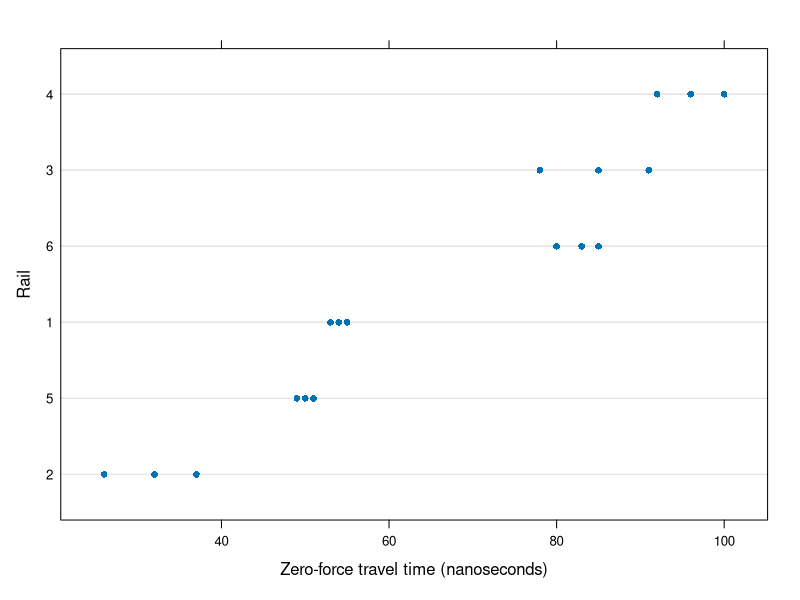
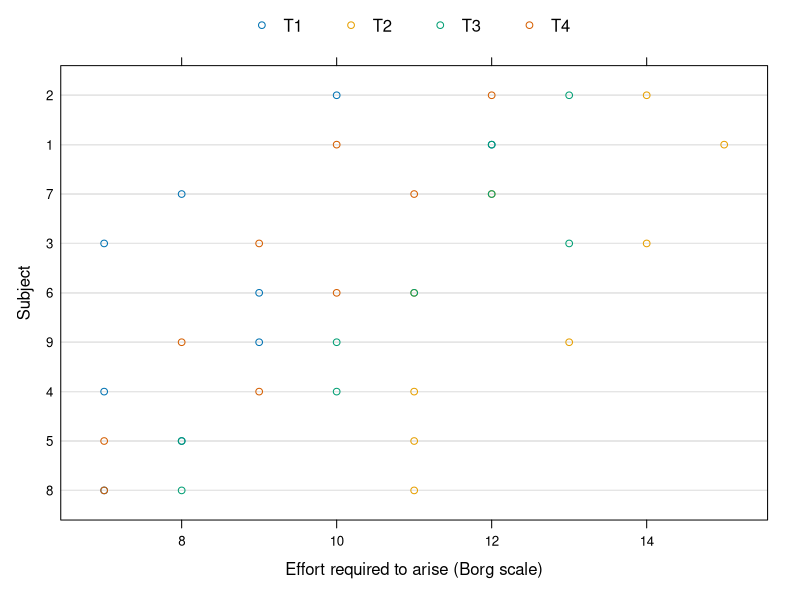
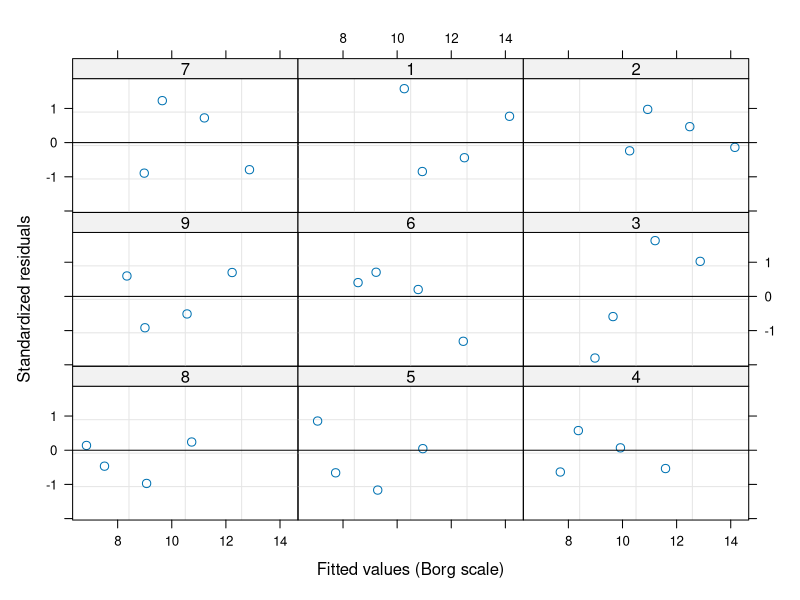
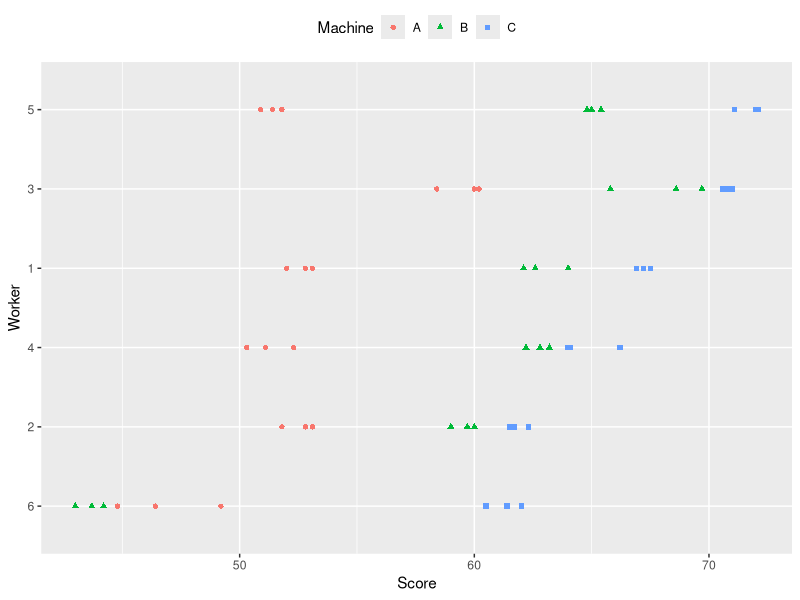
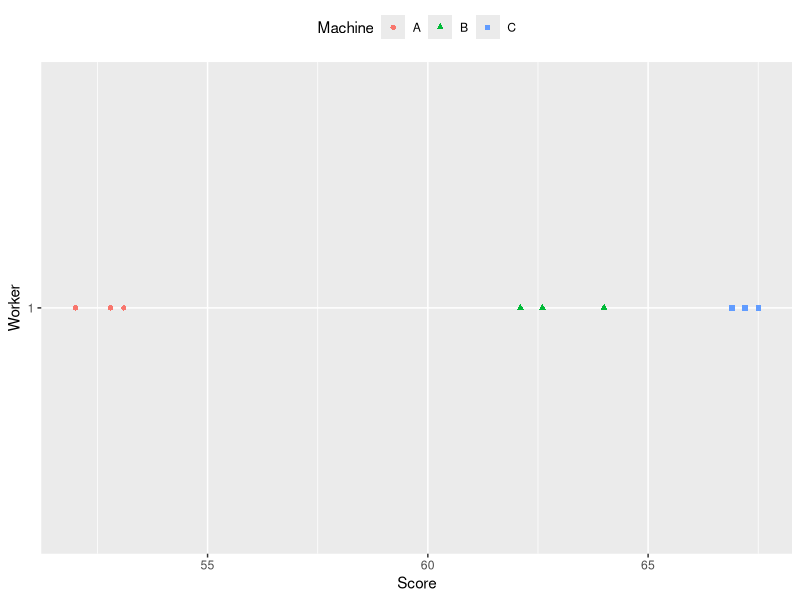
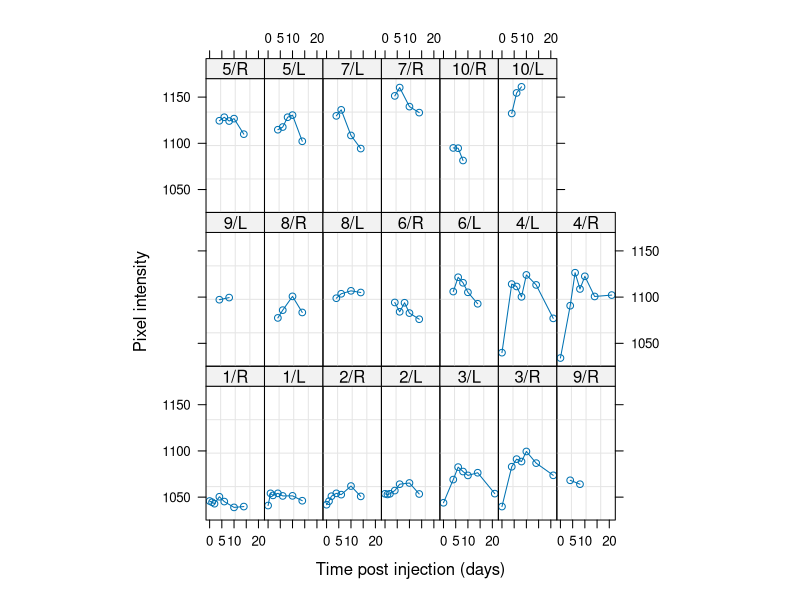
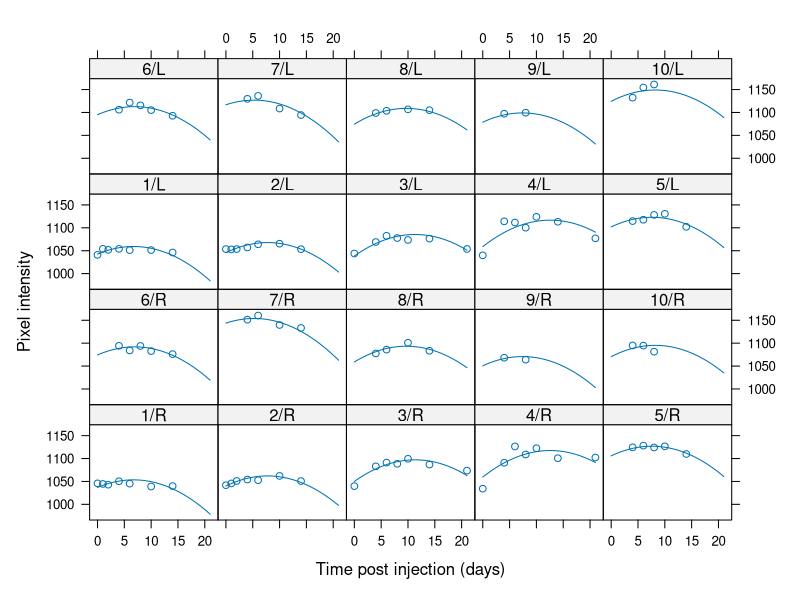
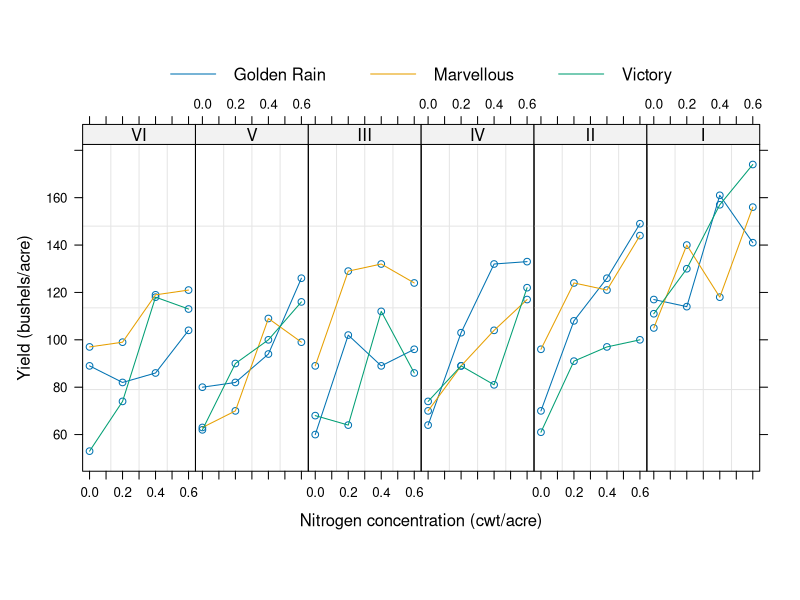

These charts were generated, in order, by the following R code:
## ---- chunk 1
suppressWarnings(suppressMessages(library(dplyr))) 
plot.experiment <- function(response, experimental, blocking, lab.x=NULL, lab.y=NULL, lab.experimental=NULL, jitter=FALSE){
  require(ggplot2)
  df <- data.frame(response,experimental,blocking)
  if (jitter) {
    p <- ggplot(df, aes(x=response, y=blocking, colour=experimental, shape=experimental)) + 
      geom_point(position = position_jitter(w = diff(range(response)) * 0.05, h = 0))}else{
        p <- ggplot(df, aes(x=response, y=blocking, colour=experimental, shape=experimental)) +
          geom_point()
      }
  if (!is.null(lab.x)) {p <- p + xlab(lab.x)}
  if (!is.null(lab.y)) {p <- p + ylab(lab.y)}
  if (is.null(lab.experimental)) {
    p <- p + guides(colour=guide_legend(title=NULL), shape=guide_legend(title=NULL)) 
  }else{
   p <- p + guides(colour=guide_legend(title=lab.experimental), shape=guide_legend(title=lab.experimental))
  }
  p + theme(legend.position="top")
}
## ---- chunk 2
suppressMessages(library(nlme))
suppressMessages(library(kableExtra))
knitr::kable(t(Rail)) %>%  kable_styling("striped", "hover") %>%
  scroll_box(width = "100%", height = "100%")
## ---- chunk 3
plot(Rail)
## ---- chunk 4
rail_data <- Rail
lm.random <- lme(fixed = travel~1, data=rail_data, random = ~1 | Rail)
# fixed = travel~1: only the intercept is the fixed effect
# random = ~1 | Rail: there is a single random effect for each group and the grouping is given by the Rail
summary(lm.random)
## ---- chunk 5
intervals(lm.random)
## ---- chunk 6
anova(lm.random)
## ---- chunk 7
knitr::kable(t(ergoStool)) %>% kable_styling("striped", "hover") %>%
  scroll_box(width = "100%", height = "100%")
## ---- chunk 8
plot(ergoStool)
## ---- chunk 9
ergoStool %>% filter(Subject == "1") %>% model.matrix(effort ~ Type, .)
## ---- chunk 10
lmod.random <- lme(effort ~ Type, data = ergoStool, random = ~1 | Subject)
summary(lmod.random)
## ---- chunk 11
anova(lmod.random)
## ---- chunk 12
intervals(lmod.random)
## ---- chunk 13
plot(lmod.random,
     form = resid(., type="p") ~ fitted(.) | Subject,
     abline = 0)
## ---- chunk 14
Machines %>% {plot.experiment(.$score,.$Machine,.$Worker,
                lab.x = "Score", lab.y = "Worker", lab.experimental = "Machine")}
## ---- chunk 15
lmod.random <- lme(score ~ Machine, data = Machines, random = ~1 | Worker)
lmod.random
## ---- chunk 16
lmod.random.interact <- lme(score ~ Machine, data = Machines, random = ~1 | Worker/Machine)
lmod.random.interact
## ---- chunk 17
anova(lmod.random,lmod.random.interact)
## ---- chunk 18
Machines %>% filter(Worker == "1") %>% {plot.experiment(.$score,.$Machine,.$Worker,
                lab.x = "Score", lab.y = "Worker", lab.experimental = "Machine")}
## ---- chunk 19
lmod.random.interact.general <- lme(score ~ Machine, Machines, random = ~ Machine -1 | Worker)
lmod.random.interact.general
## ---- chunk 20
anova(lmod.random, lmod.random.interact, lmod.random.interact.general)
## ---- chunk 21
OrthFe <- Orthodont %>% filter(Sex == "Female")
knitr::kable(t(OrthFe))
## ---- chunk 22
lmod.OrthFe <- lme(distance ~ age, data=OrthFe, random = ~ 1 | Subject)
lmod.OrthFe
## ---- chunk 23
knitr::kable(t(random.effects(lmod.OrthFe)))
## ---- chunk 24
knitr::kable(t(Pixel))
## ---- chunk 25
plot(Pixel)
## ---- chunk 26
lmod.nested <- lme(fixed = pixel ~ day + I(day^2), data=Pixel, random = 
                     list(Dog = ~ day, Side = ~ 1))
summary(lmod.nested)
## ---- chunk 27
plot(augPred(lmod.nested))
## ---- chunk 28
lmod.nested.res1 <- lme(fixed = pixel ~ day + I(day^2), data=Pixel, random = ~ day|Dog)
summary(lmod.nested.res1)
## ---- chunk 29
anova(lmod.nested.res1, lmod.nested)
## ---- chunk 30
lmod.nested.res2 <- lme(fixed = pixel ~ day + I(day^2), data=Pixel, 
                        random = ~ 1|Dog/Side)
anova(lmod.nested.res2, lmod.nested)
## ---- chunk 31
plot(Oats,inner=Oats$Variety)
